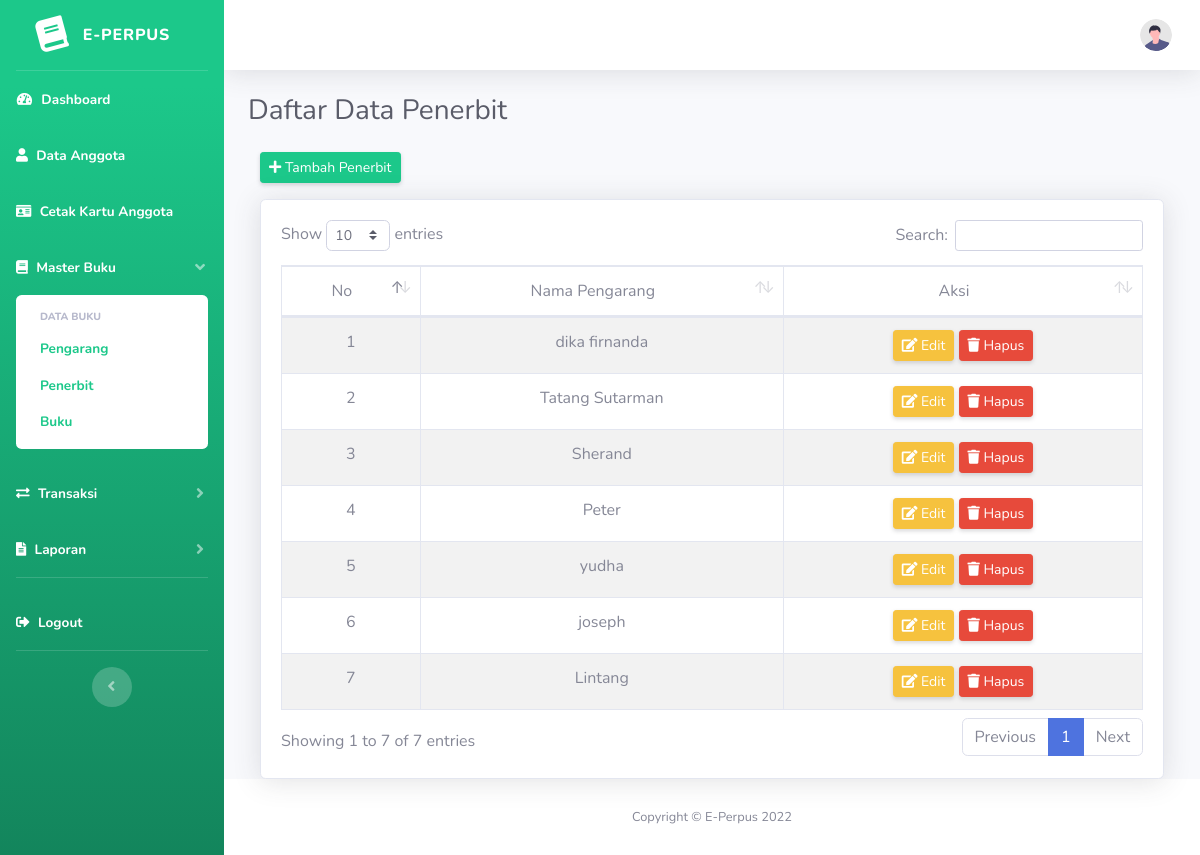
Page /index.php/penerbit on the committed database.
### tables this page shows
CREATE TABLE `penerbit` (
  `id_penerbit` int(11) NOT NULL,
  `nama_penerbit` varchar(255) NOT NULL
);

### application/controllers/Penerbit.php (called while the page is built, shortened)
<?php
class Penerbit extends CI_Controller {
    public function __construct()
    {
        $this->load->model('m_penerbit');
        $this->load->library('form_validation');
    }
    public function index()
    {
        $isi['content'] = 'penerbit/v_penerbit';
        $isi['judul'] = 'Daftar Data Penerbit';
        $isi['data_penerbit'] = $this->db->get('penerbit')->result();
        $this->load->view('v_dashboard', $isi);
    }
}

### index.php (called while the page is built, shortened)
<?php
require_once BASEPATH.'core/CodeIgniter.php';

### application/views/penerbit/v_penerbit.php (the view, shortened to what this page needs)
<div class="container-fluid">
    <div class="row">
        <div class="col-md-12 mb-3">
            <a href="<?= base_url('Penerbit/tambah_penerbit'); ?>" class="btn btn-sm btn-success shadow-sm"><i class="fa fa-plus"></i> Tambah Penerbit</a>
        </div>
    </div>
    <div class="card shadow">
        <div class="card-body">
            <div class="table-responsive">
                <table class="table table-bordered table-striped text-center" id="dataTable" width="100%" cellspacing="0">
                    <thead>
                        <tr>
                            <td>No</td>
                            <td>Nama Pengarang</td>
                            <td>Aksi</td>
                        </tr>
                    </thead>
                    <tbody>
                        <?php
                            $no = 1;
                            foreach ($data_penerbit AS $row) {?>
                                <tr>
                                    <td><?= $no++; ?></td>
                                    <td><?= $row->nama_penerbit ?></td>
                                    <td>
                                        <a href="<?= base_url()?>Penerbit/edit/<?= $row->id_penerbit; ?>" class="btn btn-sm btn-warning shadow-sm"><i class="fa fa-edit"></i> Edit</a>
                                        <a href="<?= base_url()?>Penerbit/hapus/<?= $row->id_penerbit; ?>" class="btn btn-sm btn-danger shadow-sm" onclick="return confirm('Anda Yakin Ingin Menghapus ?');"><i class="fa fa-trash"></i> Hapus</a>
                                    </td>
                                </tr>
                            <?php }
                        ?>
                    </tbody>
                </table>
            </div>
        </div>
    </div>
</div>

### rows in the picture
penerbit: nama_penerbit "dika firnanda"
penerbit: nama_penerbit "Tatang Sutarman"
penerbit: nama_penerbit "Sherand"
penerbit: nama_penerbit "Peter"
penerbit: nama_penerbit "yudha"
penerbit: nama_penerbit "joseph"
penerbit: nama_penerbit "Lintang"

### other values in the picture
$judul "Daftar Data Penerbit"
